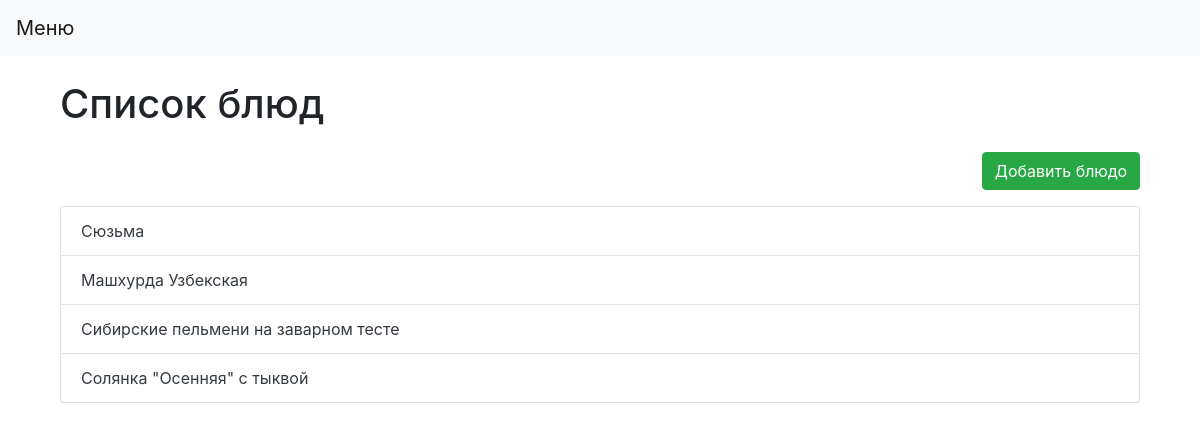
The page / on the database its author committed.
### menu/models.py (models this page shows, shortened)
class Dish(models.Model):
    name = models.CharField(max_length=100, verbose_name='Название блюдо')
    category = models.ForeignKey(Category, on_delete=models.CASCADE, verbose_name='Категория')
    description = models.TextField(verbose_name='Описание')
    price = models.DecimalField(max_digits=10, decimal_places=2, verbose_name='Стоимость')
    time_update = models.DateTimeField(auto_now=True, verbose_name='Время изменения')
    time_create = models.DateTimeField(auto_now_add=True, verbose_name='Время создания')
    class Meta:
        verbose_name = 'Блюдо'
        verbose_name_plural = 'Блюды'
        ordering = ['-time_create', 'name']

### menu/views.py (the view)
# urls.py: path('', DishListView.as_view(), name='dish-list'),
class DishListView(ListView):
    model = Dish
    template_name = 'menu/dish_list.html'
    context_object_name = 'dishes'

### templates/menu/dish_list.html (shortened to what this page needs)
{% extends 'menu/base.html' %}
{% block content %}
    <div class="container my-4">
        <h1 class="mb-4">Список блюд</h1>
        <div class="text-right mb-3">
            <a href="{% url 'dish-add' %}" class="btn btn-success"> Добавить блюдо</a>
        </div>
        <ul class="list-group">
            {% for dish in dishes %}
                <li class="list-group-item d-flex justify-content-between align-items-center">
                    <a href="{% url 'dish-detail' dish.pk %}" class="text-dark text-decoration-none">{{ dish.name }}</a>
                </li>
            {% endfor %}
        </ul>
    </div>
{% endblock %}

### templates/menu/base.html (shortened to what this page needs)
<!DOCTYPE html>
<html lang="en">
<head>
    <link rel="stylesheet" href="https://stackpath.bootstrapcdn.com/bootstrap/4.5.2/css/bootstrap.min.css">
    <link rel="stylesheet" href="https://cdnjs.cloudflare.com/ajax/libs/font-awesome/5.15.3/css/all.min.css"/>
</head>
<body>
<nav class="navbar navbar-expand-lg navbar-light bg-light">
    <a class="navbar-brand" href="{% url 'dish-list' %}">Меню</a>
</nav>
<main class="container mt-4">
    {% block content %}
    {% endblock %}
</main>
</body>
</html>

### rows shown on the page
Dish: name "Сюзьма"
Dish: name "Машхурда Узбекская"
Dish: name "Сибирские пельмени на заварном тесте"
Dish: name "Солянка \"Осенняя\" с тыквой"
